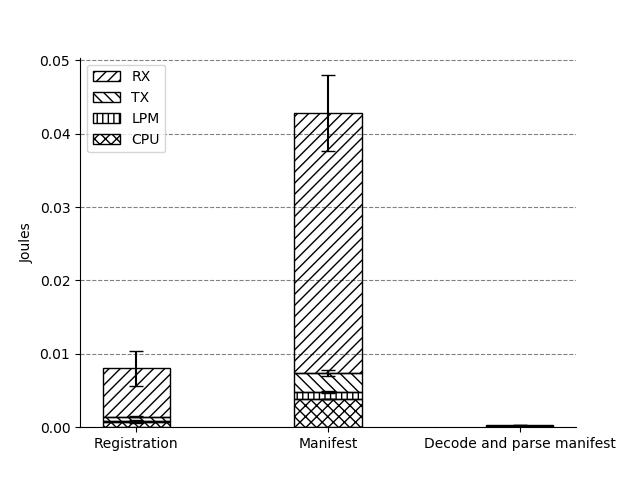

Write Python code to recreate this figure.
import matplotlib.pyplot as plt
import numpy as np

N = 3
CPU = np.array([0.0006610290527, 0.003822756958, 0.0001319915771])
LPM = np.array([0.0001819207764, 0.0009533935547, 0])
TX = np.array([0.0005610351563, 0.002571972656, 0])
RX = np.array([0.006613342285, 0.035456604, 0.0002029418945])

CPUstd = np.array([0.00004632148074, 0.00004632148074, 0.0000003631596218])
LPMstd = np.array([0.0000716225263, 0.0001535282166, 0])
TXstd = np.array([0.00006111165061, 0.0004054953317, 0])
RXstd = np.array([0.002411339236, 0.00516864187, 0.0000006940594881])
ind = np.arange(N)
width = 0.35

# Plot bars
p1 = plt.bar(ind, CPU, width, fill=False, hatch="xxx", yerr=CPUstd,  ecolor="k", capsize=5, label="CPU")
p2 = plt.bar(ind, LPM, width, fill=False, hatch="|||", bottom=CPU, yerr=LPMstd,  ecolor="k", capsize=5, label="LPM")
p3 = plt.bar(ind, TX, width, fill=False, hatch="\\\\\\", bottom=CPU+LPM, yerr=TXstd,  ecolor="k", capsize=5, label="TX")
p4 = plt.bar(ind, RX, width, fill=False, hatch="///", bottom=CPU+LPM+TX, yerr=RXstd,  ecolor="k", capsize=5, label="RX")

# Labels
plt.ylabel("Joules")
plt.xticks(ind, ("Registration", "Manifest", "Decode and parse manifest"))

# Axis
plt.gca().spines["right"].set_visible(False)
plt.gca().spines["top"].set_visible(False)
plt.gca().yaxis.grid(True, color="gray", linestyle="dashed")
plt.gca().set_axisbelow(True)

# Legend
handles, labels = plt.gca().get_legend_handles_labels()
plt.gca().legend(reversed(handles), reversed(labels), loc="upper left")

#plt.show()
plt.savefig("client-operations.pdf")